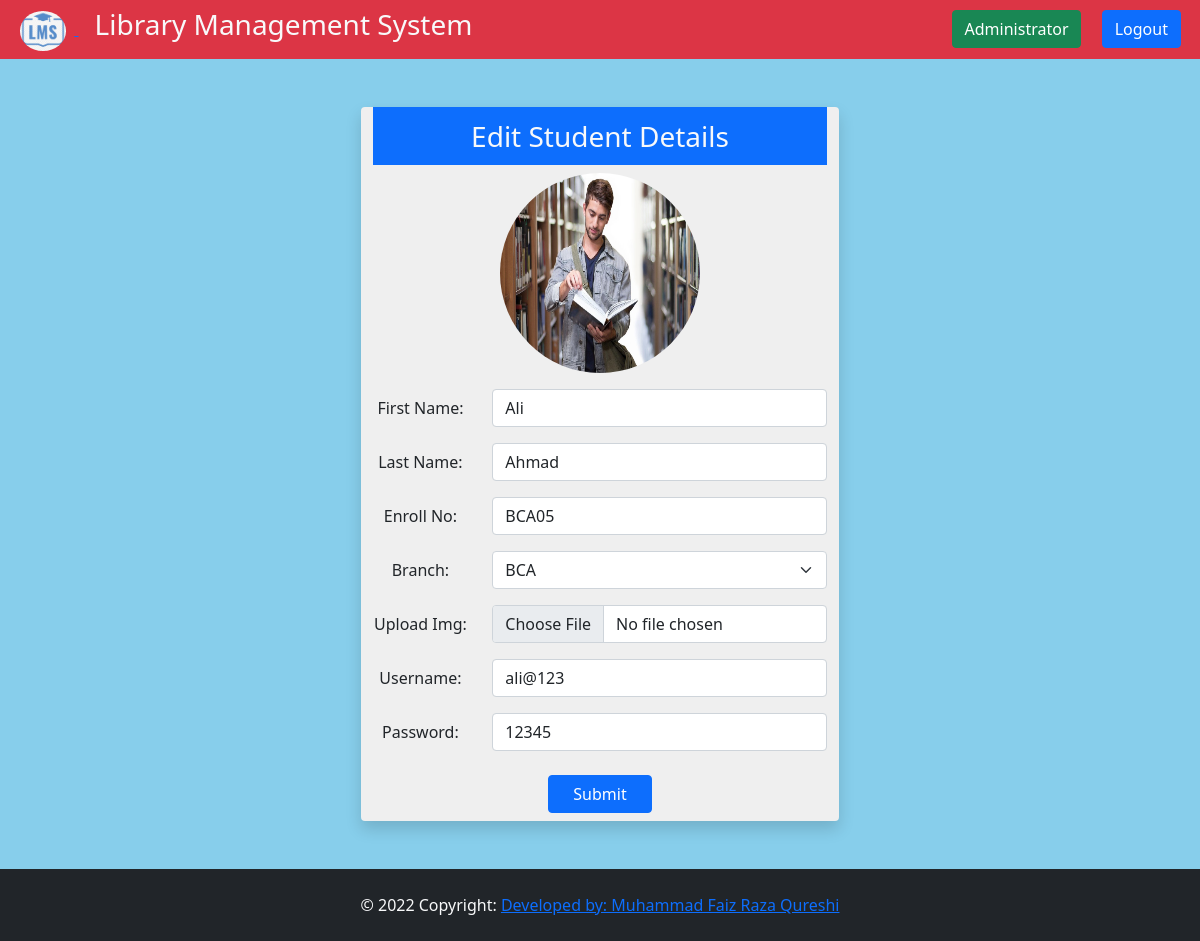
Screenshot of /editstudent/32 (signed in) with the database file from the repository.
### LibMangSys/models.py (models this page shows, shortened)
class StudentRegistration(models.Model):
    fname = models.CharField('first name',max_length=30)
    lname = models.CharField('last name',max_length=30)
    enrollno = models.CharField('enrollmentno',max_length=30)
    branch = models.CharField('branch',max_length=10)
    image = models.ImageField(upload_to='images')
    username = models.CharField('username',max_length=30)
    password = models.CharField('password',max_length=20)

### LibMangSys/views.py (the view, shortened to what this page needs)
# urls.py: path('editstudent/<int:id>',views.editstudent, name="edit-student"),
def editstudent(request,id):
    if request.session.has_key('is_logged'):
        edit = StudentRegistration.objects.get(id=id)
        return render(request,'LibMangSys/Library Management/editstud.html',{"Edata":edit})
    return redirect('index')

### LibMangSys/templates/LibMangSys/Library Management/editstud.html (shortened to what this page needs)
{% extends 'LibMangSys/Library Management/basic.html' %}
{% block 'adminbutton' %}
 {% include 'LibMangSys/Library Management/adminbutton.html' %}
{% endblock  %}
{% block body %}
<div class="container text-center my-5 rounded shadow" style="background-color: #efefef ; width:fit-content">
    <h3 class="modal-title bg-primary text-light py-2" id="admin-menu-1">Edit Student Details</h3>
    {% load static %}
    <img src="{% static 'LibMangSys/images/student3.jpg' %}" class="rounded-circle my-2" alt="" height="200px" width="200px">
    <form action="{% url 'edit-student' Edata.id %}" method="POST" enctype="multipart/form-data">
        <div class="mb-3 my-2 row">
            <label for="inputPassword" class="col-sm-3 col-form-label">First Name: </label>
            <div class="col-sm-9">
                <input type="text" value="{{ Edata.fname }}" name="firstname" class="form-control" id="inputPassword"
                    placeholder="Enter Your Firstname" required />
            </div>
        </div>
        <div class="mb-3 my-2 row">
            <label for="inputPassword" class="col-sm-3 col-form-label">Last Name: </label>
            <div class="col-sm-9">
                <input type="text" value="{{ Edata.lname }}" name="lastname" class="form-control" id="inputPassword"
                    placeholder="Enter Your Lastname" required />
            </div>
        </div>
        <div class="mb-3 my-2 row">
            <label for="inputPassword" class="col-sm-3 col-form-label">Enroll No: </label>
            <div class="col-sm-9">
                <input type="text"  value="{{ Edata.enrollno}}" name="EnrollNo" class="form-control" id="inputPassword"
                    placeholder="Enter Your EnrollNo" required />
            </div>
        </div>
        <div class="mb-3 my-2 row">
            <label for="inputPassword" class="col-sm-3 col-form-label">Branch: </label>
            <div class="col-sm-9">
                <select class="form-select" name="branch" aria-label="Default select example" required>
                    <option selected value="{{ Edata.branch }}">{{ Edata.branch }}</option>
                </select>
            </div>
        </div>
        <div class="mb-3 my-2 row">
            <label for="inputPassword" class="col-sm-3 col-form-label">Upload Img: </label>
            <div class="col-sm-9">
                <input type="file" value="{{ Edata.image.url }}" name="imgupload" class="form-control" id="inputPassword"/>
            </div>
        </div>
        <div class="mb-3 my-2 row">
            <label for="inputPassword" class="col-sm-3 col-form-label">Username: </label>
            <div class="col-sm-9">
                <input type="text" value="{{ Edata.username }}" name="username" class="form-control" id="inputPassword" placeholder="example@123"
                    required />
            </div>
        </div>
        <div class="mb-3 my-2 row">
            <label for="inputPassword" class="col-sm-3 col-form-label">Password: </label>
            <div class="col-sm-9">
                <input type="text" value="{{ Edata.password }}" name="password" class="form-control" id="inputPassword"
                    placeholder="make the pass unique" required/>
            </div>
        </div>
        <button type="submit" class="btn btn-primary px-4 my-2">Submit</button>
    </form>
</div>
{% endblock %}

### LibMangSys/static/LibMangSys/css/style.css (style rules this page uses)
* { margin: 0; padding: 0; box-sizing: border-box; }
body { background: skyblue; }

### rows the page displays
StudentRegistration: firstname "Ali", lastname "Ahmad", EnrollNo "BCA05", branch "BCA", username "ali@123", password "12345"
